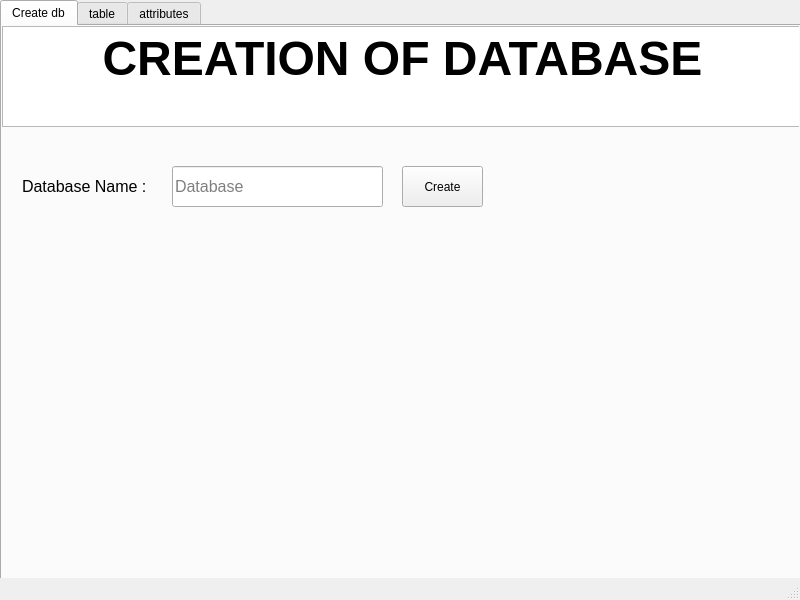
<?xml version="1.0" encoding="UTF-8"?>
<ui version="4.0">
 <class>MainWindow</class>
 <widget class="QMainWindow" name="MainWindow">
  <property name="geometry">
   <rect>
    <x>0</x>
    <y>0</y>
    <width>800</width>
    <height>600</height>
   </rect>
  </property>
  <property name="windowTitle">
   <string>MainWindow</string>
  </property>
  <widget class="QWidget" name="centralwidget">
   <widget class="QTabWidget" name="tabWidget">
    <property name="geometry">
     <rect>
      <x>0</x>
      <y>0</y>
      <width>801</width>
      <height>591</height>
     </rect>
    </property>
    <property name="tabShape">
     <enum>QTabWidget::Rounded</enum>
    </property>
    <property name="currentIndex">
     <number>0</number>
    </property>
    <widget class="QWidget" name="tab">
     <attribute name="title">
      <string>Create db</string>
     </attribute>
     <widget class="QTextEdit" name="textEdit">
      <property name="geometry">
       <rect>
        <x>0</x>
        <y>0</y>
        <width>801</width>
        <height>101</height>
       </rect>
      </property>
      <property name="html">
       <string>&lt;!DOCTYPE HTML PUBLIC &quot;-//W3C//DTD HTML 4.0//EN&quot; &quot;http://www.w3.org/TR/REC-html40/strict.dtd&quot;&gt;
&lt;html&gt;&lt;head&gt;&lt;meta name=&quot;qrichtext&quot; content=&quot;1&quot; /&gt;&lt;style type=&quot;text/css&quot;&gt;
p, li { white-space: pre-wrap; }
&lt;/style&gt;&lt;/head&gt;&lt;body style=&quot; font-family:'MS Shell Dlg 2'; font-size:8.25pt; font-weight:400; font-style:normal;&quot;&gt;
&lt;p align=&quot;center&quot; dir='rtl' style=&quot; margin-top:0px; margin-bottom:0px; margin-left:0px; margin-right:0px; -qt-block-indent:0; text-indent:0px;&quot;&gt;&lt;span style=&quot; font-size:36pt; font-weight:600;&quot;&gt;CREATION OF DATABASE&lt;/span&gt;&lt;/p&gt;&lt;/body&gt;&lt;/html&gt;</string>
      </property>
     </widget>
     <widget class="QLabel" name="label">
      <property name="geometry">
       <rect>
        <x>20</x>
        <y>150</y>
        <width>131</width>
        <height>21</height>
       </rect>
      </property>
      <property name="text">
       <string>&lt;html&gt;&lt;head/&gt;&lt;body&gt;&lt;p&gt;&lt;span style=&quot; font-size:12pt;&quot;&gt;Database Name :&lt;/span&gt;&lt;/p&gt;&lt;/body&gt;&lt;/html&gt;</string>
      </property>
     </widget>
     <widget class="QLineEdit" name="lineEdit">
      <property name="geometry">
       <rect>
        <x>170</x>
        <y>140</y>
        <width>211</width>
        <height>41</height>
       </rect>
      </property>
      <property name="minimumSize">
       <size>
        <width>211</width>
        <height>41</height>
       </size>
      </property>
      <property name="maximumSize">
       <size>
        <width>211</width>
        <height>16777215</height>
       </size>
      </property>
      <property name="font">
       <font>
        <pointsize>12</pointsize>
        <weight>50</weight>
        <bold>false</bold>
       </font>
      </property>
      <property name="placeholderText">
       <string>Database</string>
      </property>
     </widget>
     <widget class="QPushButton" name="pushButton">
      <property name="geometry">
       <rect>
        <x>400</x>
        <y>140</y>
        <width>81</width>
        <height>41</height>
       </rect>
      </property>
      <property name="cursor">
       <cursorShape>PointingHandCursor</cursorShape>
      </property>
      <property name="text">
       <string>Create</string>
      </property>
     </widget>
    </widget>
    <widget class="QWidget" name="tab_2">
     <attribute name="title">
      <string>table</string>
     </attribute>
     <widget class="QTextEdit" name="textEdit_2">
      <property name="geometry">
       <rect>
        <x>0</x>
        <y>0</y>
        <width>801</width>
        <height>101</height>
       </rect>
      </property>
      <property name="readOnly">
       <bool>true</bool>
      </property>
      <property name="html">
       <string>&lt;!DOCTYPE HTML PUBLIC &quot;-//W3C//DTD HTML 4.0//EN&quot; &quot;http://www.w3.org/TR/REC-html40/strict.dtd&quot;&gt;
&lt;html&gt;&lt;head&gt;&lt;meta name=&quot;qrichtext&quot; content=&quot;1&quot; /&gt;&lt;style type=&quot;text/css&quot;&gt;
p, li { white-space: pre-wrap; }
&lt;/style&gt;&lt;/head&gt;&lt;body style=&quot; font-family:'MS Shell Dlg 2'; font-size:8.25pt; font-weight:400; font-style:normal;&quot;&gt;
&lt;p align=&quot;center&quot; dir='rtl' style=&quot; margin-top:0px; margin-bottom:0px; margin-left:0px; margin-right:0px; -qt-block-indent:0; text-indent:0px;&quot;&gt;&lt;span style=&quot; font-size:36pt; font-weight:600;&quot;&gt;CREATION OF DATABASE&lt;/span&gt;&lt;/p&gt;&lt;/body&gt;&lt;/html&gt;</string>
      </property>
     </widget>
     <widget class="QLineEdit" name="lineEdit_2">
      <property name="geometry">
       <rect>
        <x>80</x>
        <y>240</y>
        <width>181</width>
        <height>31</height>
       </rect>
      </property>
      <property name="font">
       <font>
        <pointsize>12</pointsize>
       </font>
      </property>
      <property name="inputMask">
       <string/>
      </property>
      <property name="text">
       <string/>
      </property>
      <property name="placeholderText">
       <string>Enter the table name</string>
      </property>
     </widget>
     <widget class="QLabel" name="label_2">
      <property name="geometry">
       <rect>
        <x>80</x>
        <y>200</y>
        <width>121</width>
        <height>21</height>
       </rect>
      </property>
      <property name="font">
       <font>
        <pointsize>15</pointsize>
       </font>
      </property>
      <property name="text">
       <string>Table Name</string>
      </property>
     </widget>
     <widget class="QPushButton" name="pushButton_2">
      <property name="geometry">
       <rect>
        <x>280</x>
        <y>240</y>
        <width>71</width>
        <height>31</height>
       </rect>
      </property>
      <property name="cursor">
       <cursorShape>PointingHandCursor</cursorShape>
      </property>
      <property name="text">
       <string>ADD</string>
      </property>
     </widget>
    </widget>
    <widget class="QWidget" name="tab_3">
     <attribute name="title">
      <string>attributes</string>
     </attribute>
     <widget class="QTextEdit" name="textEdit_3">
      <property name="geometry">
       <rect>
        <x>0</x>
        <y>0</y>
        <width>801</width>
        <height>101</height>
       </rect>
      </property>
      <property name="readOnly">
       <bool>true</bool>
      </property>
      <property name="html">
       <string>&lt;!DOCTYPE HTML PUBLIC &quot;-//W3C//DTD HTML 4.0//EN&quot; &quot;http://www.w3.org/TR/REC-html40/strict.dtd&quot;&gt;
&lt;html&gt;&lt;head&gt;&lt;meta name=&quot;qrichtext&quot; content=&quot;1&quot; /&gt;&lt;style type=&quot;text/css&quot;&gt;
p, li { white-space: pre-wrap; }
&lt;/style&gt;&lt;/head&gt;&lt;body style=&quot; font-family:'MS Shell Dlg 2'; font-size:8.25pt; font-weight:400; font-style:normal;&quot;&gt;
&lt;p align=&quot;center&quot; dir='rtl' style=&quot; margin-top:0px; margin-bottom:0px; margin-left:0px; margin-right:0px; -qt-block-indent:0; text-indent:0px;&quot;&gt;&lt;span style=&quot; font-size:36pt; font-weight:600;&quot;&gt;CREATION OF DATABASE&lt;/span&gt;&lt;/p&gt;&lt;/body&gt;&lt;/html&gt;</string>
      </property>
     </widget>
     <widget class="QLabel" name="label_3">
      <property name="geometry">
       <rect>
        <x>20</x>
        <y>160</y>
        <width>151</width>
        <height>31</height>
       </rect>
      </property>
      <property name="font">
       <font>
        <pointsize>15</pointsize>
       </font>
      </property>
      <property name="text">
       <string>Attribute Name</string>
      </property>
     </widget>
     <widget class="QLabel" name="label_4">
      <property name="geometry">
       <rect>
        <x>260</x>
        <y>160</y>
        <width>121</width>
        <height>31</height>
       </rect>
      </property>
      <property name="font">
       <font>
        <pointsize>15</pointsize>
       </font>
      </property>
      <property name="text">
       <string>Datatype</string>
      </property>
     </widget>
     <widget class="QLabel" name="label_5">
      <property name="geometry">
       <rect>
        <x>490</x>
        <y>160</y>
        <width>121</width>
        <height>31</height>
       </rect>
      </property>
      <property name="font">
       <font>
        <pointsize>15</pointsize>
       </font>
      </property>
      <property name="text">
       <string>Size</string>
      </property>
     </widget>
     <widget class="QLineEdit" name="lineEdit_3">
      <property name="geometry">
       <rect>
        <x>32</x>
        <y>210</y>
        <width>121</width>
        <height>21</height>
       </rect>
      </property>
     </widget>
     <widget class="QLineEdit" name="lineEdit_5">
      <property name="geometry">
       <rect>
        <x>460</x>
        <y>210</y>
        <width>121</width>
        <height>21</height>
       </rect>
      </property>
     </widget>
     <widget class="QLineEdit" name="lineEdit_6">
      <property name="geometry">
       <rect>
        <x>30</x>
        <y>250</y>
        <width>121</width>
        <height>21</height>
       </rect>
      </property>
     </widget>
     <widget class="QLineEdit" name="lineEdit_8">
      <property name="geometry">
       <rect>
        <x>460</x>
        <y>250</y>
        <width>121</width>
        <height>21</height>
       </rect>
      </property>
     </widget>
     <widget class="QLineEdit" name="lineEdit_9">
      <property name="geometry">
       <rect>
        <x>30</x>
        <y>290</y>
        <width>121</width>
        <height>21</height>
       </rect>
      </property>
     </widget>
     <widget class="QLineEdit" name="lineEdit_11">
      <property name="geometry">
       <rect>
        <x>460</x>
        <y>290</y>
        <width>121</width>
        <height>21</height>
       </rect>
      </property>
     </widget>
     <widget class="QLineEdit" name="lineEdit_12">
      <property name="geometry">
       <rect>
        <x>30</x>
        <y>330</y>
        <width>121</width>
        <height>21</height>
       </rect>
      </property>
     </widget>
     <widget class="QLineEdit" name="lineEdit_14">
      <property name="geometry">
       <rect>
        <x>460</x>
        <y>330</y>
        <width>121</width>
        <height>21</height>
       </rect>
      </property>
     </widget>
     <widget class="QComboBox" name="comboBox">
      <property name="geometry">
       <rect>
        <x>250</x>
        <y>210</y>
        <width>101</width>
        <height>22</height>
       </rect>
      </property>
      <property name="font">
       <font>
        <pointsize>12</pointsize>
        <italic>false</italic>
       </font>
      </property>
      <item>
       <property name="text">
        <string>varchar</string>
       </property>
      </item>
      <item>
       <property name="text">
        <string>int</string>
       </property>
      </item>
      <item>
       <property name="text">
        <string>date</string>
       </property>
      </item>
     </widget>
     <widget class="QComboBox" name="comboBox_2">
      <property name="geometry">
       <rect>
        <x>250</x>
        <y>250</y>
        <width>101</width>
        <height>22</height>
       </rect>
      </property>
      <property name="font">
       <font>
        <pointsize>12</pointsize>
        <italic>false</italic>
       </font>
      </property>
      <item>
       <property name="text">
        <string>varchar</string>
       </property>
      </item>
      <item>
       <property name="text">
        <string>int</string>
       </property>
      </item>
      <item>
       <property name="text">
        <string>date</string>
       </property>
      </item>
     </widget>
     <widget class="QComboBox" name="comboBox_3">
      <property name="geometry">
       <rect>
        <x>250</x>
        <y>290</y>
        <width>101</width>
        <height>22</height>
       </rect>
      </property>
      <property name="font">
       <font>
        <pointsize>12</pointsize>
        <italic>false</italic>
       </font>
      </property>
      <item>
       <property name="text">
        <string>varchar</string>
       </property>
      </item>
      <item>
       <property name="text">
        <string>int</string>
       </property>
      </item>
      <item>
       <property name="text">
        <string>date</string>
       </property>
      </item>
     </widget>
     <widget class="QComboBox" name="comboBox_4">
      <property name="geometry">
       <rect>
        <x>250</x>
        <y>330</y>
        <width>101</width>
        <height>22</height>
       </rect>
      </property>
      <property name="font">
       <font>
        <pointsize>12</pointsize>
        <italic>false</italic>
       </font>
      </property>
      <item>
       <property name="text">
        <string>varchar</string>
       </property>
      </item>
      <item>
       <property name="text">
        <string>int</string>
       </property>
      </item>
      <item>
       <property name="text">
        <string>date</string>
       </property>
      </item>
     </widget>
     <widget class="QPushButton" name="pushButton_3">
      <property name="geometry">
       <rect>
        <x>640</x>
        <y>320</y>
        <width>91</width>
        <height>31</height>
       </rect>
      </property>
      <property name="cursor">
       <cursorShape>PointingHandCursor</cursorShape>
      </property>
      <property name="text">
       <string>ADD</string>
      </property>
     </widget>
     <widget class="QPushButton" name="pushButton_4">
      <property name="geometry">
       <rect>
        <x>180</x>
        <y>430</y>
        <width>431</width>
        <height>71</height>
       </rect>
      </property>
      <property name="font">
       <font>
        <pointsize>15</pointsize>
        <weight>75</weight>
        <bold>true</bold>
       </font>
      </property>
      <property name="cursor">
       <cursorShape>PointingHandCursor</cursorShape>
      </property>
      <property name="text">
       <string>Click here to enter new table</string>
      </property>
     </widget>
    </widget>
   </widget>
  </widget>
  <widget class="QStatusBar" name="statusbar"/>
 </widget>
 <resources/>
 <connections/>
</ui>
